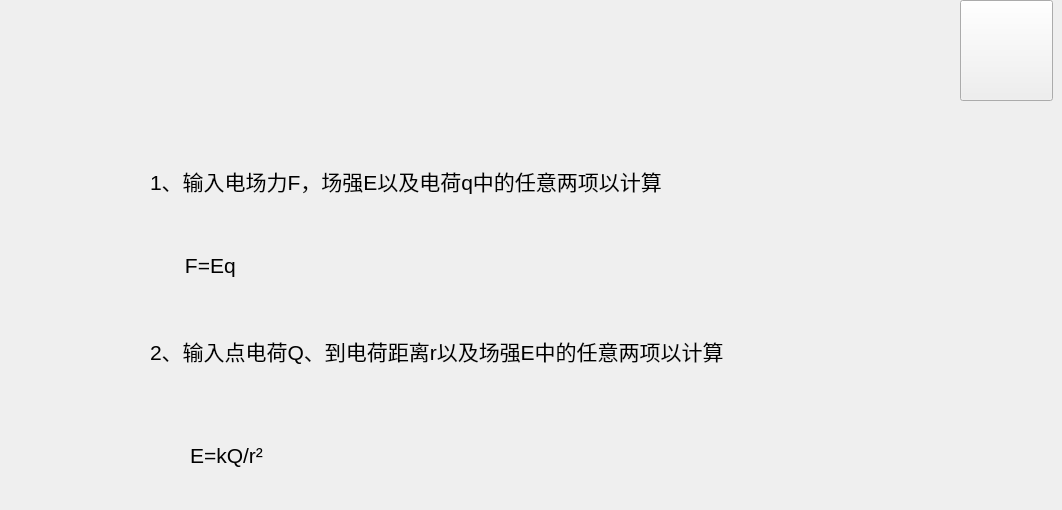
    <widget class="QWidget" name="angular">
     <widget class="QPushButton" name="rt6_2">
      <property name="geometry">
       <rect>
        <x>960</x>
        <y>0</y>
        <width>93</width>
        <height>101</height>
       </rect>
      </property>
      <property name="styleSheet">
       <string notr="true">QPushButton {
  background-image: url(D:/caculator/cal/rt.png);
}</string>
      </property>
      <property name="text">
       <string/>
      </property>
     </widget>
     <widget class="QLabel" name="label_149">
      <property name="geometry">
       <rect>
        <x>150</x>
        <y>120</y>
        <width>731</width>
        <height>121</height>
       </rect>
      </property>
      <property name="font">
       <font>
        <family>Arial</family>
        <pointsize>16</pointsize>
       </font>
      </property>
      <property name="text">
       <string>1、输入电场力F，场强E以及电荷q中的任意两项以计算</string>
      </property>
     </widget>
     <widget class="QLabel" name="label_150">
      <property name="geometry">
       <rect>
        <x>150</x>
        <y>240</y>
        <width>691</width>
        <height>51</height>
       </rect>
      </property>
      <property name="font">
       <font>
        <family>Arial</family>
        <pointsize>16</pointsize>
       </font>
      </property>
      <property name="text">
       <string>      F=Eq</string>
      </property>
     </widget>
     <widget class="QLabel" name="label_151">
      <property name="geometry">
       <rect>
        <x>150</x>
        <y>320</y>
        <width>761</width>
        <height>61</height>
       </rect>
      </property>
      <property name="font">
       <font>
        <family>Arial</family>
        <pointsize>16</pointsize>
       </font>
      </property>
      <property name="text">
       <string>2、输入点电荷Q、到电荷距离r以及场强E中的任意两项以计算</string>
      </property>
     </widget>
     <widget class="QLabel" name="label_152">
      <property name="geometry">
       <rect>
        <x>190</x>
        <y>410</y>
        <width>301</width>
        <height>91</height>
       </rect>
      </property>
      <property name="font">
       <font>
        <family>Arial</family>
        <pointsize>16</pointsize>
       </font>
      </property>
      <property name="text">
       <string>E=kQ/r²</string>
      </property>
     </widget>
    </widget>
